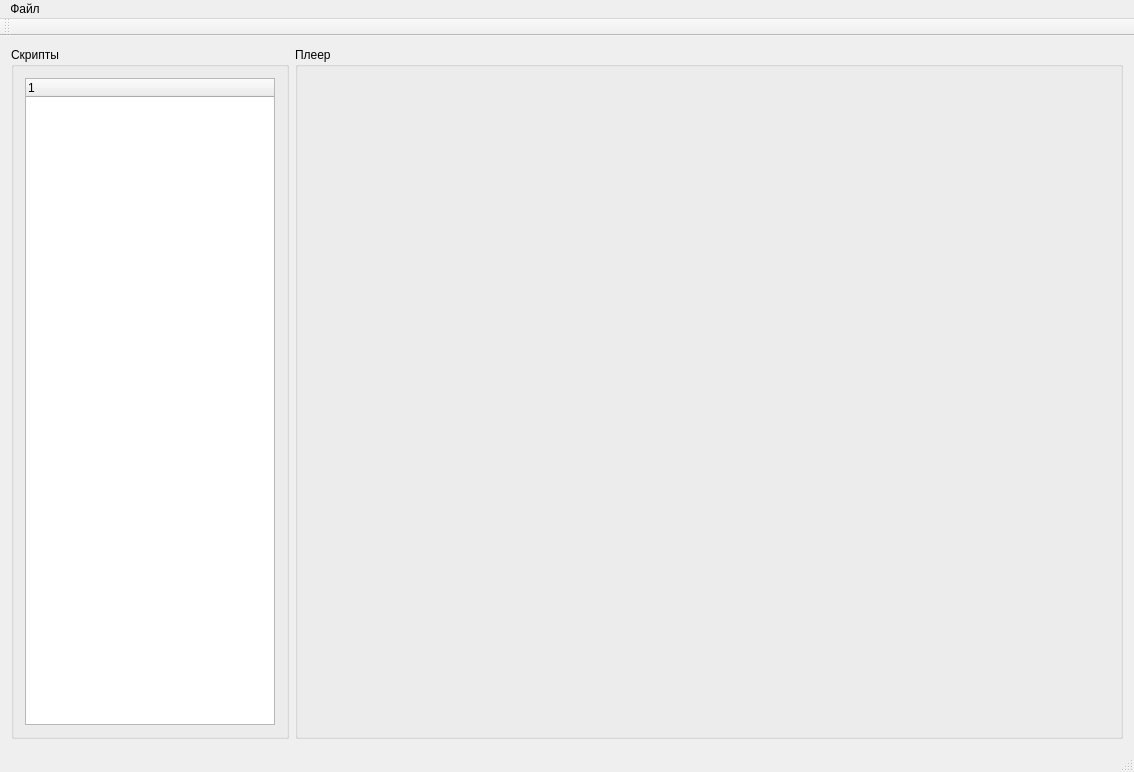
<?xml version="1.0" encoding="UTF-8"?>
<ui version="4.0">
 <class>MainWindow</class>
 <widget class="QMainWindow" name="MainWindow">
  <property name="geometry">
   <rect>
    <x>0</x>
    <y>0</y>
    <width>1123</width>
    <height>772</height>
   </rect>
  </property>
  <property name="windowTitle">
   <string>MainWindow</string>
  </property>
  <widget class="QWidget" name="centralWidget">
   <layout class="QHBoxLayout" name="horizontalLayout_2">
    <item>
     <widget class="QGroupBox" name="groupBox">
      <property name="title">
       <string>Скрипты</string>
      </property>
      <layout class="QHBoxLayout" name="horizontalLayout">
       <item>
        <widget class="QTreeWidget" name="twScripts">
         <property name="minimumSize">
          <size>
           <width>250</width>
           <height>0</height>
          </size>
         </property>
         <column>
          <property name="text">
           <string notr="true">1</string>
          </property>
         </column>
        </widget>
       </item>
      </layout>
     </widget>
    </item>
    <item>
     <widget class="QGroupBox" name="groupBox_2">
      <property name="title">
       <string>Плеер</string>
      </property>
      <layout class="QVBoxLayout" name="verticalLayout">
       <item>
        <widget class="QWidget" name="widget" native="true">
         <property name="minimumSize">
          <size>
           <width>800</width>
           <height>452</height>
          </size>
         </property>
         <property name="maximumSize">
          <size>
           <width>800</width>
           <height>452</height>
          </size>
         </property>
        </widget>
       </item>
      </layout>
     </widget>
    </item>
   </layout>
  </widget>
  <widget class="QMenuBar" name="menuBar">
   <property name="geometry">
    <rect>
     <x>0</x>
     <y>0</y>
     <width>1123</width>
     <height>25</height>
    </rect>
   </property>
   <widget class="QMenu" name="menu">
    <property name="title">
     <string>Файл</string>
    </property>
    <addaction name="mSetGameFolder"/>
   </widget>
   <addaction name="menu"/>
  </widget>
  <widget class="QToolBar" name="mainToolBar">
   <attribute name="toolBarArea">
    <enum>TopToolBarArea</enum>
   </attribute>
   <attribute name="toolBarBreak">
    <bool>false</bool>
   </attribute>
  </widget>
  <widget class="QStatusBar" name="statusBar"/>
  <action name="mSetGameFolder">
   <property name="text">
    <string>Указать папку игры</string>
   </property>
  </action>
 </widget>
 <layoutdefault spacing="6" margin="11"/>
 <resources/>
 <connections/>
</ui>
